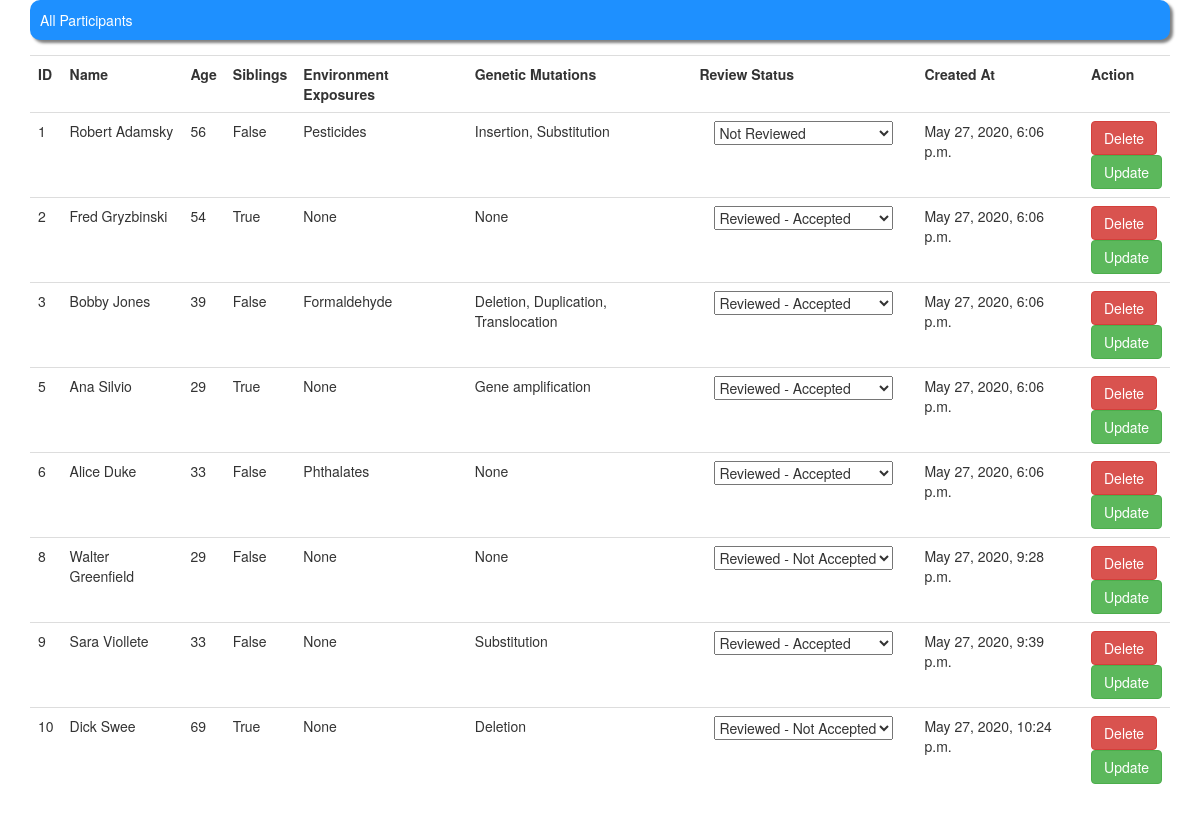
Page /show_all_data (signed in) on the committed database.
### udnParticipants/models.py (models this page shows, shortened)
class Participant(models.Model):
    class ReviewStatus(Enum):
        notReviewed = ('NR', 'Not Reviewed')
        reviewedAccepted = ('RA', 'Reviewed - Accepted')
        notAccepted = ('RNA', 'Reviewed - Not Accepted')
    fullname = models.CharField(help_text='Enter your full name', max_length=100)
    age = models.IntegerField(help_text='Enter your age')
    siblings = models.BooleanField(help_text='Click on the checkbox if you have siblings', default=False)
    environmentExposures = models.TextField()
    geneticMutations = models.TextField()
    reviewItem = models.CharField(choices=[x.value for x in ReviewStatus], editable=True, default='Not Reviewed', max_length=20)
    createdAt = models.DateTimeField(auto_now_add=True)

### udnParticipants/views.py (the view)
# urls.py: path('show_all_data', udnViews.showAllData, name="show_all_data"),
@login_required(login_url="/login_user/")
def showAllData(request):
    all_participants = Participant.objects.all()
    return render(request,"participant_list.html",{'participants':all_participants})

### templates/participant_list.html (shortened to what this page needs)
{% extends 'base.html' %}
{% block bodydata %}
<div class="container">
    <div class="row">
        <div class="col-lg-12">
            <div class="form-group bg_blue">
                All Participants
            </div>
            <div class="table">
                <table class="table">
                    <tr>
                        <th>ID</th>
                        <th>Name</th>
                        <th>Age</th>
                        <th>Siblings</th>
                        <th>Environment Exposures</th>
                        <th>Genetic Mutations</th>
                        <th>Review Status</th>
                        <th>Created At</th>
                        <th>Action</th>
                    </tr>
                    {% for participant in participants %}
                    <tr>
                        <td>{{ participant.id }}</td>
                        <td class="editable" data-id="{{ participant.id }}" data-type="name">{{ participant.fullname }}</td>
                        <td class="editable" data-id="{{ participant.id }}" data-type="age">{{ participant.age }}</td>
                        <td class="editable" data-id="{{ participant.id }}" data-type="siblings">{{ participant.siblings }}</td>
                        <td class="editable" data-id="{{ participant.id }}" data-type="environment">{{ participant.environmentExposures }}</td>
                        <td class="editable" data-id="{{ participant.id }}" data-type="mutation">{{ participant.geneticMutations }}</td>
                        <td>
                            <div class="col-md-4">
                                <div class="form-group">
                                    <select class="reviewStatus" id="reviewItem" data-id="{{ participant.id }}" data-style="btn-default btn-block" data-menu-style="dropdown-blue">
                                        {% if participant.reviewItem  == "Not Reviewed" %}
                                            <option value="{{participant.reviewItem}}" selected>{{participant.reviewItem}}</option>
                                        {% endif %}
                                        {% if participant.reviewItem == "Reviewed - Accepted" %}
                                            <option value="{{participant.reviewItem}}" selected>{{participant.reviewItem}}</option>
                                        {% endif %}
                                        {% if participant.reviewItem == "Reviewed - Not Accepted" %}
                                            <option value="{{participant.reviewItem}}" selected>{{participant.reviewItem}}</option>
                                        {% endif %}
                                    </select>
                                </div>
                            </div>
                        </td>
                        <td class="editable" data-id="{{ participant.id }}" data-type="created_at">{{ participant.createdAt }}</td>
                        <td><a href="/delete_participant/{{participant.id}}" class="btn btn-danger">Delete</a><br><a class="btn btn-success" href="/update_participant/{{participant.id}}">Update</a></td>
                    </tr>
                    {% endfor %}
                </table>
            </div>
        </div>
    <div class="row">
        <div class="col-lg-12">
        </div>
    </div>
    {% endblock bodydata %}

### templates/base.html (shortened to what this page needs)
<!doctype html>
{% load static %}
<html lang="en">
<head>
    <link rel="stylesheet" href="https://maxcdn.bootstrapcdn.com/bootstrap/3.4.1/css/bootstrap.min.css">
</head>
<body>
{% block bodydata %}{% endblock bodydata %}
</body>
</html>

### templates/participant_list.html (style rules this page uses)
.bg_blue { padding:10px; border-radius:10px; box-shadow:3px 3px 3px grey; background:dodgerblue; color:#fff; }

### rows in the picture
Participant: id "1", fullname "Robert Adamsky", age "56", siblings "False", environmentExposures "Pesticides", geneticMutations "Insertion, Substitution", reviewItem+id "Not Reviewed", createdAt "May 27, 2020, 6:06 p.m."
Participant: id "2", fullname "Fred Gryzbinski", age "54", siblings "True", environmentExposures "None", geneticMutations "None", reviewItem+id "Reviewed - Accepted", createdAt "May 27, 2020, 6:06 p.m."
Participant: id "3", fullname "Bobby Jones", age "39", siblings "False", environmentExposures "Formaldehyde", geneticMutations "Deletion, Duplication, Translocation", reviewItem+id "Reviewed - Accepted", createdAt "May 27, 2020, 6:06 p.m."
Participant: id "5", fullname "Ana Silvio", age "29", siblings "True", environmentExposures "None", geneticMutations "Gene amplification", reviewItem+id "Reviewed - Accepted", createdAt "May 27, 2020, 6:06 p.m."
Participant: id "6", fullname "Alice Duke", age "33", siblings "False", environmentExposures "Phthalates", geneticMutations "None", reviewItem+id "Reviewed - Accepted", createdAt "May 27, 2020, 6:06 p.m."
Participant: id "8", fullname "Walter Greenfield", age "29", siblings "False", environmentExposures "None", geneticMutations "None", reviewItem+id "Reviewed - Not Accepted", createdAt "May 27, 2020, 9:28 p.m."
Participant: id "9", fullname "Sara Viollete", age "33", siblings "False", environmentExposures "None", geneticMutations "Substitution", reviewItem+id "Reviewed - Accepted", createdAt "May 27, 2020, 9:39 p.m."
Participant: id "10", fullname "Dick Swee", age "69", siblings "True", environmentExposures "None", geneticMutations "Deletion", reviewItem+id "Reviewed - Not Accepted", createdAt "May 27, 2020, 10:24 p.m."
